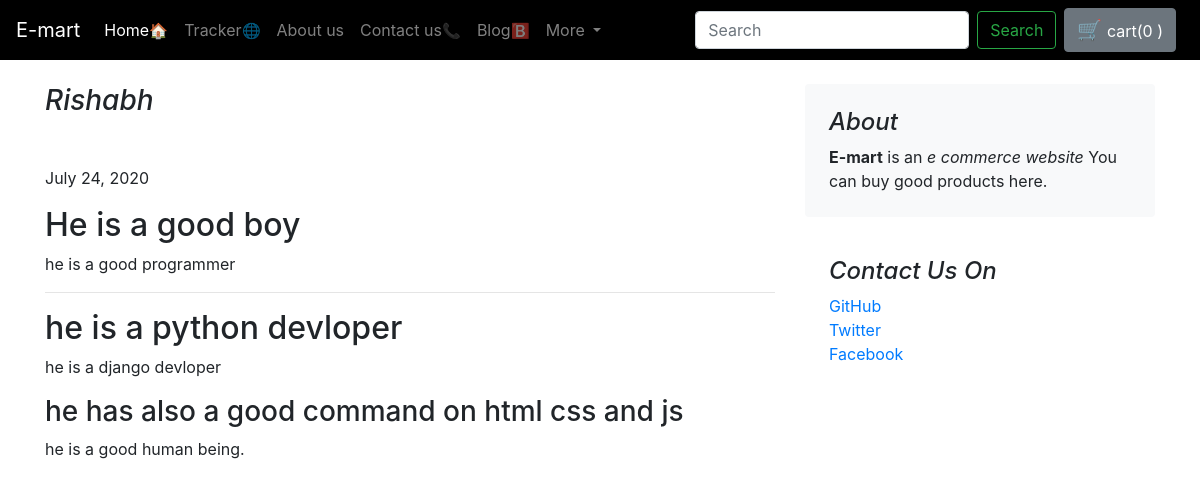
Screenshot of /blog/blogpos/1 with the database file from the repository.
### blog/models.py (models this page shows, shortened)
class Blogpost(models.Model):
    post_id=models.AutoField
    title=models.CharField(max_length=50)
    head0=models.CharField(max_length=50,default="")
    chead0=models.CharField(max_length=5000,default="")
    head1=models.CharField(max_length=300,default="")
    chead1=models.CharField(max_length=5000,default="")
    head2=models.CharField(max_length=300,default="")
    chead2=models.CharField(max_length=5000,default="")
    pub_date=models.DateField()
    thumbnail=models.ImageField(upload_to="shop/images",default="")

### blog/views.py (the view)
# urls.py: path('blogpos/<int:id>', views.blogpost, name="BlogPost"),
def blogpost(request,id):
    post=Blogpost.objects.filter(id=id)[0]
    dic={'post':post}
    return render(request,'blog/blogpos.html',dic)

### blog/templates/blog/blogpos.html (shortened to what this page needs)
{% extends 'blog/basic.html' %} {% block body %}
<main role="main" class="container">
    <div class="row mt-4">
        <div class="col-md-8 blog-main">
            <h3 class="pb-4 mb-4 font-italic ">
                {{post.title}}
            </h3>
            <p class="blog-post-meta"> {{post.pub_date}}</p>
            <div class="blog-post">
                <h2 class="blog-post-title">{{post.head0}}</h2>
                <p>{{post.chead0}}</p>
                <hr>
                <h2>{{post.head1}}</h2>
                <p>{{post.chead1}}</p>
                <h3>{{post.head2}}</h3>
                <p>{{post.chead2}}.</p>
            </div>
        </div>
        <aside class="col-md-4 blog-sidebar">
            <div class="p-4 mb-3 bg-light rounded">
                <h4 class="font-italic">About</h4>
                <p class="mb-0"><b>E-mart</b> is an <em>e commerce website</em> You can buy good products here.</p>
            </div>
            <div class="p-4">
                <h4 class="font-italic">Contact Us On</h4>
                <ol class="list-unstyled">
                    <li><a href="https://github.com/rishabh-stack" style="text-decoration: none;">GitHub</a></li>
                    <li><a href="https://twitter.com/Rishabh14849692" style="text-decoration: none;">Twitter</a></li>
                    <li><a href="https://www.facebook.com/rishabh.tenguria.7/" style="text-decoration: none;">Facebook</a></li>
                </ol>
            </div>
        </aside>
</main>
{% endblock %}

### rows the page displays
Blogpost: title "Rishabh", pub_date "July 24, 2020", head0 "He is a good boy", chead0 "he is a good programmer", head1 "he is a python devloper", chead1 "he is a django devloper", head2 "he has also a good command on html css and js", chead2 "he is a good human being"
